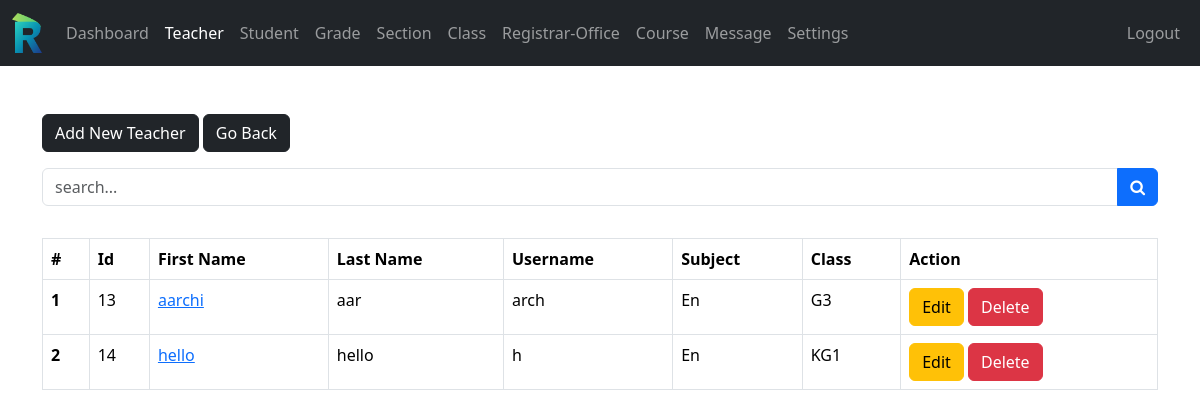
Page /admin/teacher.php (signed in) on the committed database.
### tables this page shows
CREATE TABLE `teacher` (
  `teacher_id` int(11) NOT NULL,
  `username` varchar(127) NOT NULL,
  `password` varchar(255) NOT NULL,
  `class` varchar(31) NOT NULL,
  `fname` varchar(127) NOT NULL,
  `lname` varchar(127) NOT NULL,
  `subjets` varchar(31) NOT NULL,
  `gradeId` int(11) NOT NULL,
  `address` varchar(31) NOT NULL,
  `employee_number` int(11) NOT NULL,
  `date_of_birth` date DEFAULT NULL,
  `phone_number` varchar(31) NOT NULL,
  `qualification` varchar(127) NOT NULL,
  `gender` varchar(7) NOT NULL,
  `email_address` varchar(225) NOT NULL,
  `date_of_joined` datetime NOT NULL DEFAULT current_timestamp()
);

### data/teacher.php (called while the page is built, shortened)
<?php
function getALLTeacher($conn){
    $sql = "SELECT * FROM teacher";
    $stmt = $conn->prepare($sql);
    $stmt->execute();
    if ($stmt->rowCount() >= 1) {
        $teacher = $stmt->fetchAll();
        return $teacher;
    } else {
        return 0;
    }
}

### data/subject.php (called while the page is built, shortened)
<?php
function getSubjectsById($subject_id, $conn){
    $sql = "SELECT * FROM Subjects
            WHERE subject_id=?";
    $stmt = $conn->prepare($sql);
    $stmt->execute([$subject_id]);
    if ($stmt->rowCount() == 1) {
        $Subject = $stmt->fetch();
        return $Subject;
    } else {
        return 0;
    }
}
?>

### data/grade.php (called while the page is built, shortened)
<?php
function getGradeById($grade_id, $conn){
    $sql = "SELECT * FROM grades
            WHERE grade_id=?";
    $stmt = $conn->prepare($sql);
    $stmt->execute([$grade_id]);
    if ($stmt->rowCount() == 1) {
        $grade = $stmt->fetch();
        return $grade;
    } else {
        return 0;
    }
}

### admin/teacher.php (the view, shortened to what this page needs)
<?php
if (isset($_SESSION['admin_id']) &&
    isset($_SESSION['role'])) {
    if ($_SESSION['role'] == 'Admin') {
        include "../DB_connection.php";
        include "../data/teacher.php";
        include "../data/subject.php";
        include "../data/grade.php";
        include "../data/class.php";
        $teacher     = getALLTeacher($conn);
?>
<!DOCTYPE html>
<html lang="en">
<head>
    <link rel="stylesheet" href="https://cdn.jsdelivr.net/npm/bootstrap@5.3.8/dist/css/bootstrap.min.css">
    <link rel="stylesheet" href="/school-management/style.css">
    <link rel="stylesheet" href="https://cdnjs.cloudflare.com/ajax/libs/font-awesome/4.7.0/css/font-awesome.min.css">
</head>
<body>
    <?php include "../inc/navbar.php"; ?>
    <?php if ($teacher != 0) { ?>
    <div class="container mt-5">
        <a href="teacher-add.php" class="btn btn-dark">Add New Teacher</a>
        <a href="index.php" class="btn btn-dark">Go Back</a>
        <form action ="teacher-search.php" class="mt-3 n-table" method="post">
            <div class="input-group mb-3">
                <input type="text" class="form-control" name="searchKey" placeholder="search...">
                <button class="btn btn-primary">
                    <i class="fa fa-search" aria-hidden="true"></i>
                </button>
            </div>
        </form>
        <div class="table-responsive">
            <table class="table table-bordered mt-3 n-table">
                <thead>
                    <tr>
                        <th scope="col">#</th>
                        <th scope="col">Id</th>
                        <th scope="col">First Name</th>
                        <th scope="col">Last Name</th>
                        <th scope="col">Username</th>
                        <th scope="col">Subject</th>
                        <th scope="col">Class</th>
                        <th scope="col">Action</th>
                    </tr>
                </thead>
                <tbody>
                    <?php $i = 1; foreach ($teacher as $row) { ?>
                    <tr>
                        <th scope="row"><?= $i++ ?></th>
                        <td><?= $row['teacher_id'] ?? '' ?></td>
                        <td><a href="teacher-view.php?teacher_id=<?= $row['teacher_id'] ?>"><?= $row['fname'] ?? '' ?></a></td>
                        <td><?= $row['lname'] ?? '' ?></td>
                        <td><?= $row['username'] ?? '' ?></td>
                        <td>
                           <?php
                             $s = '';
                             if (!empty($row['subjets'])) {
                                 $subjects = array_filter(
                                     array_map('trim', explode(',', trim($row['subjets'], ',')))
                                 );
                                 foreach ($subjects as $subject) {
                                    $s_temp = getSubjectsById($subject, $conn);
                                    if ($s_temp != 0) {
                                        $s .= $s_temp['subject_code'] . ', ';
                                    }
                                 }
                             }
                             echo rtrim($s, ', ');
                           ?>
                        </td>
                        <td>
                            <?php
                             $c = '';
if (!empty($row['class'])) {
    $classes = array_filter(
        array_map('trim', explode(',', trim($row['class'], ',')))
    );
    foreach ($classes as $class_id) {
        $class_info = getClassById($class_id, $conn);
        if ($class_info != 0 && isset($class_info['gradeId'])) {
            $grade_info = getGradeById($class_info['gradeId'], $conn);
            if ($grade_info != 0) {
                $code = $grade_info['grade_code'] ?? 'G';
                $num  = $grade_info['grade'] ?? $class_info['gradeId'];
                $c .= $code . $num . ', ';
            } else {
                $c .= 'G' . $class_info['gradeId'] . ', ';
            }
        } else {
            $g_fallback = getGradeById($class_id, $conn);
            if ($g_fallback != 0) {
                $c .= ($g_fallback['grade_code'] ?? 'G') . ($g_fallback['grade'] ?? $class_id) . ', ';
            } else {
                $c .= 'G' . $class_id . ', ';
            }
        }
    }
}
echo rtrim($c, ', ');
                         ?>
                        </td>
                        <td>
                            <a href="teacher-edit.php?teacher_id=<?= $row['teacher_id'] ?>" class="btn btn-warning">Edit</a>
                            <a href="teacher-delete.php?teacher_id=<?= $row['teacher_id'] ?>"
                               class="btn btn-danger"
                               onclick="return confirm('Are you sure you want to delete this teacher?');">Delete</a>
                        </td>
                    </tr>
                    <?php } ?>
                </tbody>
            </table>
        </div>
    </div>
    <?php } ?>
</body>
</html>
<?php
    } else {
        header("Location: ../login.php");
        exit;
    }
} else {
    header("Location: ../login.php");
    exit;
}
?>

### style.css (style rules this page uses)
html { scroll-behavior: smooth; }
html, body { margin: 0; padding: 0; height: 100%; }

### rows in the picture
teacher: teacher_id "13", fname "aarchi", lname "aar", username "arch", s "En", c "G3"
teacher: teacher_id "14", fname "hello", lname "hello", username "h", s "En", c "KG1"
